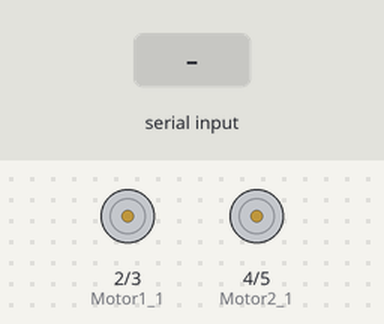
Simulated run of this sketch. Board: Arduino Uno, built with avr-gcc and run on an emulated ATmega328P. On the bench: motor-driver pin pairs drawn as motors (green arrow = first pin HIGH = forward, orange = second pin HIGH = backward, longer = more drive). Inputs (shaded band) come from the test bench.

Above: at 1.2 s.
1.3 s: "G" received over Serial
At 2.4 s:
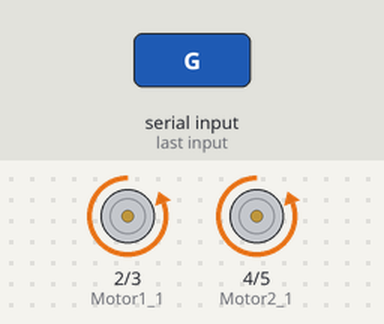
2.8 s: "H" received over Serial
At 3.5 s:
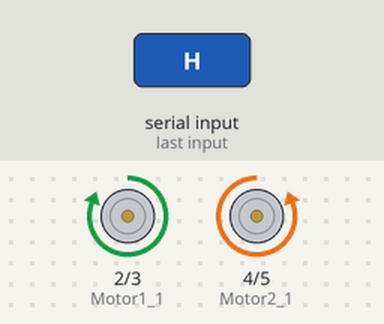
4.3 s: "J" received over Serial
At 4.6 s:
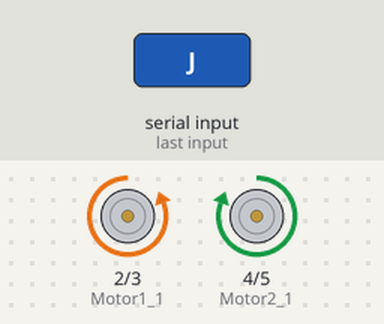
5.8 s: "K" received over Serial
At 7.0 s:
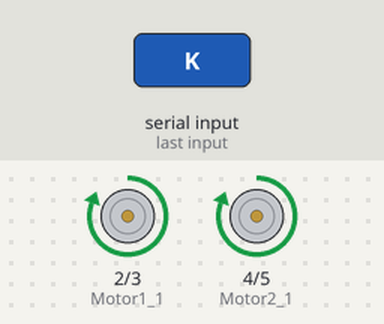
7.3 s: "I" received over Serial
At 8.1 s:
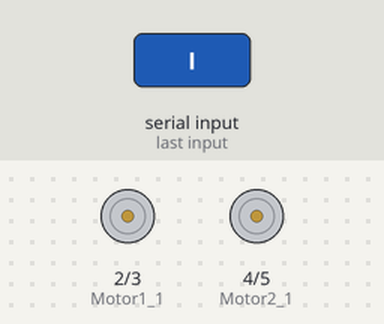
Timing chart, 0 to 9.8 s (numbered marks = the images above; inputs shaded):
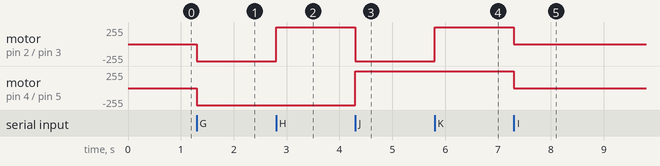

The sketch:

Carro_bluetooth.ino
```cpp
/**
 * Autor: Misael Saenz Flores
 * Esta obra está bajo una Licencia Creative Commons
 * Atribución-NoComercial-SinDerivadas 4.0 Internacional.
 */

#define Motor1_1 2 //Pin 2 L293D
#define Motor1_2 3 //Pin 7 L293D
#define Motor2_1 4 //Pin 15 L293D
#define Motor2_2 5 //Pin 12 L293D

char dato;

void setup() {
  Serial.begin(9600);
  pinMode(Motor1_1, OUTPUT);
  pinMode(Motor1_2, OUTPUT);
  pinMode(Motor2_1, OUTPUT);
  pinMode(Motor2_2, OUTPUT);

}

void loop() {
  if (Serial.available() > 0) {
    dato = Serial.read();
  }

  switch (dato) {
    case 'G':
      Adelante();
      break;
    case 'H':
      Izquierda();
      break;
    case 'J':
      Derecha();
      break;
    case 'I':
      Alto();
      break;
    case 'K':
      Reversa();
      break;
    default:
      Alto();
      break;
  }

}

void Adelante() {
  digitalWrite(Motor1_1, LOW);
  digitalWrite(Motor1_2, HIGH);
  digitalWrite(Motor2_2, HIGH);
  digitalWrite(Motor2_1, LOW);
}

void Derecha() {
  digitalWrite(Motor1_1, LOW);
  digitalWrite(Motor1_2, HIGH);
  digitalWrite(Motor2_2, LOW);
  digitalWrite(Motor2_1, HIGH);
}

void Izquierda() {
  digitalWrite(Motor2_2, HIGH);
  digitalWrite(Motor2_1, LOW);
  digitalWrite(Motor1_1, HIGH);
  digitalWrite(Motor1_2, LOW);
}

void Alto() {
  digitalWrite(Motor2_2, LOW);
  digitalWrite(Motor2_1, LOW);
  digitalWrite(Motor1_1, LOW);
  digitalWrite(Motor1_2, LOW);
}

void Reversa() {
  digitalWrite(Motor1_1, HIGH);
  digitalWrite(Motor1_2, LOW);
  digitalWrite(Motor2_2, LOW);
  digitalWrite(Motor2_1, HIGH);
}
```

Measured:
- after the input at 1.3 s, motor on pin 2 (Motor1_1) / pin 3 (Motor1_2), motor on pin 4 (Motor2_1) / pin 5 (Motor2_2): stopped → backward 255/255 at once
- after the input at 2.8 s, motor on pin 2 (Motor1_1) / pin 3 (Motor1_2): backward 255/255 → forward 255/255 at once
- after the input at 4.3 s, motor on pin 2 (Motor1_1) / pin 3 (Motor1_2): forward 255/255 → backward 255/255 at once; motor on pin 4 (Motor2_1) / pin 5 (Motor2_2): backward 255/255 → forward 255/255 at once
- after the input at 5.8 s, motor on pin 2 (Motor1_1) / pin 3 (Motor1_2): backward 255/255 → forward 255/255 at once
- after the input at 7.3 s, motor on pin 2 (Motor1_1) / pin 3 (Motor1_2), motor on pin 4 (Motor2_1) / pin 5 (Motor2_2): forward 255/255 → stopped at once
